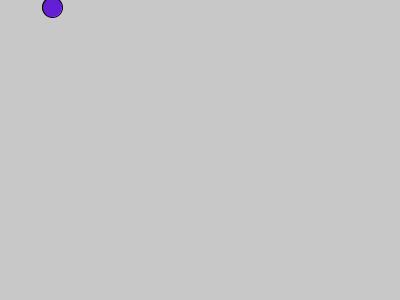
Frame 1 (no input)
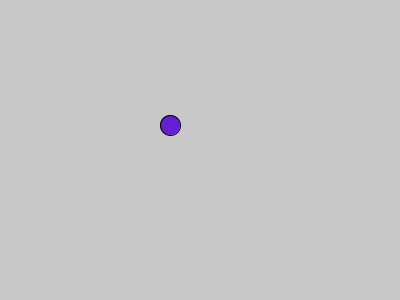
Frame 60 (the mouse pressed at the canvas centre just before this capture)
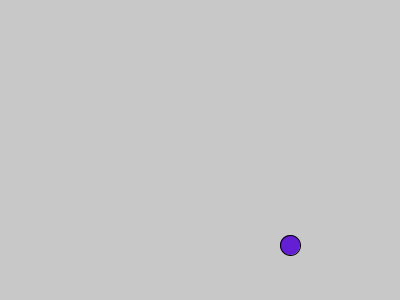
Frame 120 (the mouse held since frame 60 and released just before this capture)

The Processing sketch that drew these frames (run headless with seeded random() and noise(); from frame 60 on, the mouse is pressed at the canvas centre):

// Processing sketch: circleMove
// ── circleMove.pde
int circleX = 50;
int circleY = 5;
int velocityY = 2;
int velocityX = 2;
void setup() {
  size(400, 300);
  //noStroke();
  // frameRate(5); //slower to see the frames
}
void draw() {
  background(200);
  fill(100, 30, 211);
  circleY = circleY + velocityY; 
  circleX = circleX + velocityX;
  ellipse(circleX, circleY, 20, 20);
  // println(frameRate); //how fas are we going?
}
